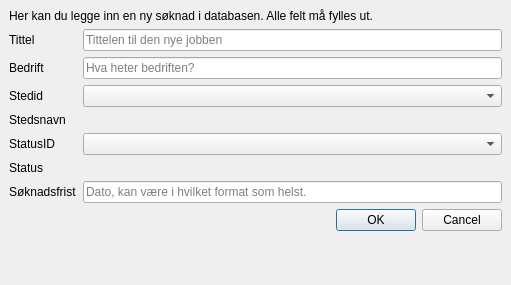
<?xml version="1.0" encoding="UTF-8"?>
<ui version="4.0">
 <class>NewJob</class>
 <widget class="QMainWindow" name="NewJob">
  <property name="geometry">
   <rect>
    <x>0</x>
    <y>0</y>
    <width>511</width>
    <height>285</height>
   </rect>
  </property>
  <property name="minimumSize">
   <size>
    <width>511</width>
    <height>285</height>
   </size>
  </property>
  <property name="windowTitle">
   <string>Legg til en ny jobb</string>
  </property>
  <property name="windowIcon">
   <iconset>
    <normaloff>jobber.png</normaloff>jobber.png</iconset>
  </property>
  <widget class="QWidget" name="centralwidget">
   <layout class="QFormLayout" name="formLayout">
    <item row="0" column="0" colspan="2">
     <widget class="QLabel" name="labelInfo">
      <property name="text">
       <string>Her kan du legge inn en ny søknad i databasen. Alle felt må fylles ut.</string>
      </property>
      <property name="wordWrap">
       <bool>true</bool>
      </property>
     </widget>
    </item>
    <item row="2" column="0">
     <widget class="QLabel" name="labelTittel">
      <property name="text">
       <string>Tittel</string>
      </property>
     </widget>
    </item>
    <item row="2" column="1">
     <widget class="QLineEdit" name="lineEditTittel">
      <property name="placeholderText">
       <string>Tittelen til den nye jobben</string>
      </property>
     </widget>
    </item>
    <item row="4" column="0">
     <widget class="QLabel" name="labelBedrift">
      <property name="text">
       <string>Bedrift</string>
      </property>
     </widget>
    </item>
    <item row="4" column="1">
     <widget class="QLineEdit" name="lineEditBedrift">
      <property name="placeholderText">
       <string>Hva heter bedriften?</string>
      </property>
     </widget>
    </item>
    <item row="6" column="0">
     <widget class="QLabel" name="labelStedid">
      <property name="text">
       <string>Stedid</string>
      </property>
     </widget>
    </item>
    <item row="6" column="1">
     <widget class="QComboBox" name="comboBoxStedID"/>
    </item>
    <item row="7" column="1">
     <widget class="QLabel" name="labelCityValue">
      <property name="text">
       <string/>
      </property>
     </widget>
    </item>
    <item row="8" column="0">
     <widget class="QLabel" name="labelStatusID">
      <property name="text">
       <string>StatusID</string>
      </property>
     </widget>
    </item>
    <item row="8" column="1">
     <widget class="QComboBox" name="comboBoxStatusID"/>
    </item>
    <item row="9" column="1">
     <widget class="QLabel" name="labelStatusValue">
      <property name="text">
       <string/>
      </property>
     </widget>
    </item>
    <item row="10" column="0">
     <widget class="QLabel" name="labelSoknadsfrist">
      <property name="text">
       <string>Søknadsfrist</string>
      </property>
     </widget>
    </item>
    <item row="10" column="1">
     <widget class="QLineEdit" name="lineEditSoknadsfrist">
      <property name="placeholderText">
       <string>Dato, kan være i hvilket format som helst.</string>
      </property>
     </widget>
    </item>
    <item row="12" column="0" colspan="2">
     <widget class="QDialogButtonBox" name="buttonBox">
      <property name="standardButtons">
       <set>QDialogButtonBox::Cancel|QDialogButtonBox::Ok</set>
      </property>
     </widget>
    </item>
    <item row="7" column="0">
     <widget class="QLabel" name="labelCity">
      <property name="text">
       <string>Stedsnavn</string>
      </property>
     </widget>
    </item>
    <item row="9" column="0">
     <widget class="QLabel" name="labelStatus">
      <property name="text">
       <string>Status</string>
      </property>
     </widget>
    </item>
   </layout>
  </widget>
 </widget>
 <tabstops>
  <tabstop>lineEditTittel</tabstop>
  <tabstop>lineEditBedrift</tabstop>
  <tabstop>comboBoxStedID</tabstop>
  <tabstop>comboBoxStatusID</tabstop>
  <tabstop>lineEditSoknadsfrist</tabstop>
 </tabstops>
 <resources/>
 <connections/>
</ui>
